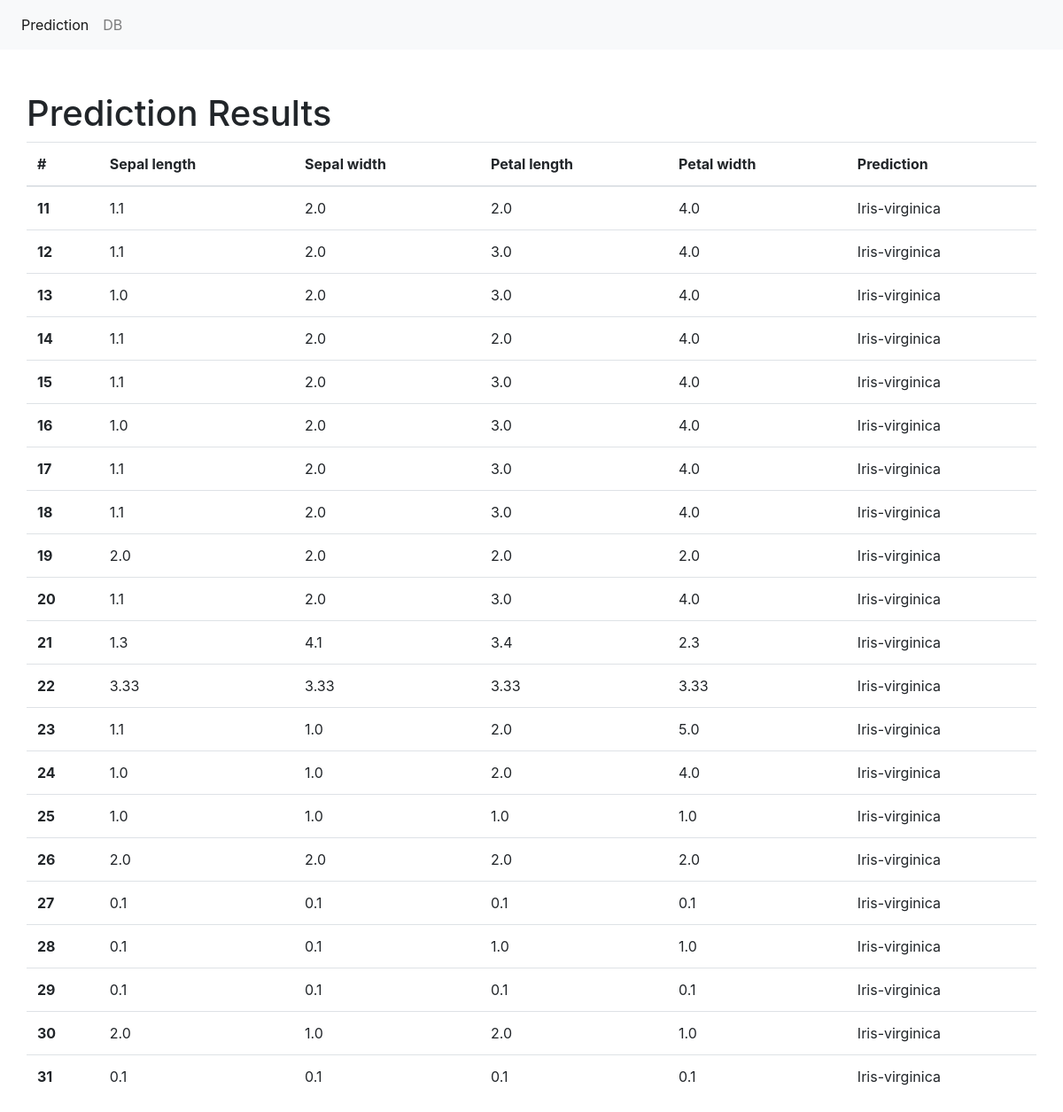
The app's page /results/ with its own data.
### predict/models.py (models this page shows, shortened)
class PredResults(models.Model):
    sepal_length = models.FloatField()
    sepal_width = models.FloatField()
    petal_length = models.FloatField()
    petal_width = models.FloatField()
    classification = models.CharField(max_length=30)

### predict/views.py (the view)
# urls.py: path('results/', views.view_results, name='results'),
def view_results(request):
    data = {"dataset": PredResults.objects.all()}
    return render(request, "results.html", data)

### templates/results.html
{% extends "base.html" %}
{% block main %}
    <div class="container pt-5">
        <div class="row">
        <h1>Prediction Results</h1>
            <table class="table">
                <thead>
                <tr>
                <th scope="col">#</th>
                <th scope="col">Sepal length</th>
                <th scope="col">Sepal width</th>
                <th scope="col">Petal length</th>
                <th scope="col">Petal width</th>
                <th scope="col">Prediction</th>
                </tr>
                </thead>
                <tbody>
                {% for data in dataset %}
                    <tr>
                    <th scope="row">{{ data.id }}</th>
                    <td>{{ data.sepal_length }}</td>
                    <td>{{ data.sepal_width }}</td>
                    <td>{{ data.petal_length }}</td>
                    <td>{{ data.petal_width }}</td>
                    <td>{{ data.classification }}</td>
                    </tr>
                {% endfor %}
                </tbody>
            </table>
        </div>
    </div>
{% endblock %}

### templates/base.html (shortened to what this page needs)
<!doctype html>
<html lang="en">
    <head>
    <link rel="stylesheet" href="https://stackpath.bootstrapcdn.com/bootstrap/4.4.1/css/bootstrap.min.css">
    </head>
    <body>
    <nav class="navbar navbar-expand-lg navbar-light bg-light">
        <div class="collapse navbar-collapse" id="navbarSupportedContent">
            <ul class="navbar-nav mr-auto">
                <li class="nav-item active">
                    <a class="nav-link" href="/">Prediction <span class="sr-only">(current)</span></a>
                </li>
                <li class="nav-item">
                    <a class="nav-link" href="/results">DB</a>
                </li>
            </ul>
        </div>
    </nav>
    {% block main %}
    {% endblock %}
    </body>
</html>

### records on screen
PredResults: id "11", sepal_length "1.1", sepal_width "2.0", petal_length "2.0", petal_width "4.0", classification "Iris-virginica"
PredResults: id "12", sepal_length "1.1", sepal_width "2.0", petal_length "3.0", petal_width "4.0", classification "Iris-virginica"
PredResults: id "13", sepal_length "1.0", sepal_width "2.0", petal_length "3.0", petal_width "4.0", classification "Iris-virginica"
PredResults: id "14", sepal_length "1.1", sepal_width "2.0", petal_length "2.0", petal_width "4.0", classification "Iris-virginica"
PredResults: id "15", sepal_length "1.1", sepal_width "2.0", petal_length "3.0", petal_width "4.0", classification "Iris-virginica"
PredResults: id "16", sepal_length "1.0", sepal_width "2.0", petal_length "3.0", petal_width "4.0", classification "Iris-virginica"
PredResults: id "17", sepal_length "1.1", sepal_width "2.0", petal_length "3.0", petal_width "4.0", classification "Iris-virginica"
PredResults: id "18", sepal_length "1.1", sepal_width "2.0", petal_length "3.0", petal_width "4.0", classification "Iris-virginica"
PredResults: id "19", sepal_length "2.0", sepal_width "2.0", petal_length "2.0", petal_width "2.0", classification "Iris-virginica"
PredResults: id "20", sepal_length "1.1", sepal_width "2.0", petal_length "3.0", petal_width "4.0", classification "Iris-virginica"
PredResults: id "21", sepal_length "1.3", sepal_width "4.1", petal_length "3.4", petal_width "2.3", classification "Iris-virginica"
PredResults: id "22", sepal_length "3.33", sepal_width "3.33", petal_length "3.33", petal_width "3.33", classification "Iris-virginica"
PredResults: id "23", sepal_length "1.1", sepal_width "1.0", petal_length "2.0", petal_width "5.0", classification "Iris-virginica"
PredResults: id "24", sepal_length "1.0", sepal_width "1.0", petal_length "2.0", petal_width "4.0", classification "Iris-virginica"
PredResults: id "25", sepal_length "1.0", sepal_width "1.0", petal_length "1.0", petal_width "1.0", classification "Iris-virginica"
PredResults: id "26", sepal_length "2.0", sepal_width "2.0", petal_length "2.0", petal_width "2.0", classification "Iris-virginica"
PredResults: id "27", sepal_length "0.1", sepal_width "0.1", petal_length "0.1", petal_width "0.1", classification "Iris-virginica"
PredResults: id "28", sepal_length "0.1", sepal_width "0.1", petal_length "1.0", petal_width "1.0", classification "Iris-virginica"
PredResults: id "29", sepal_length "0.1", sepal_width "0.1", petal_length "0.1", petal_width "0.1", classification "Iris-virginica"
PredResults: id "30", sepal_length "2.0", sepal_width "1.0", petal_length "2.0", petal_width "1.0", classification "Iris-virginica"
PredResults: id "31", sepal_length "0.1", sepal_width "0.1", petal_length "0.1", petal_width "0.1", classification "Iris-virginica"
